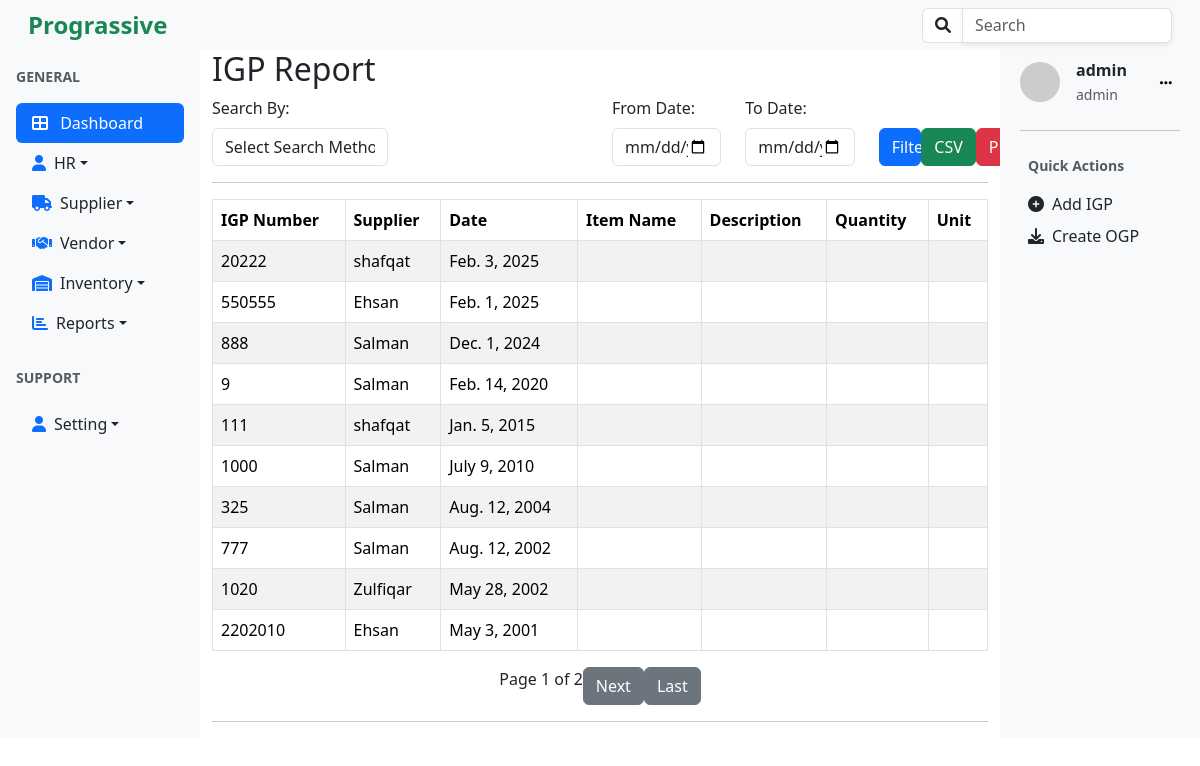
Page /reports/igp/ (signed in) on the earlier database version.
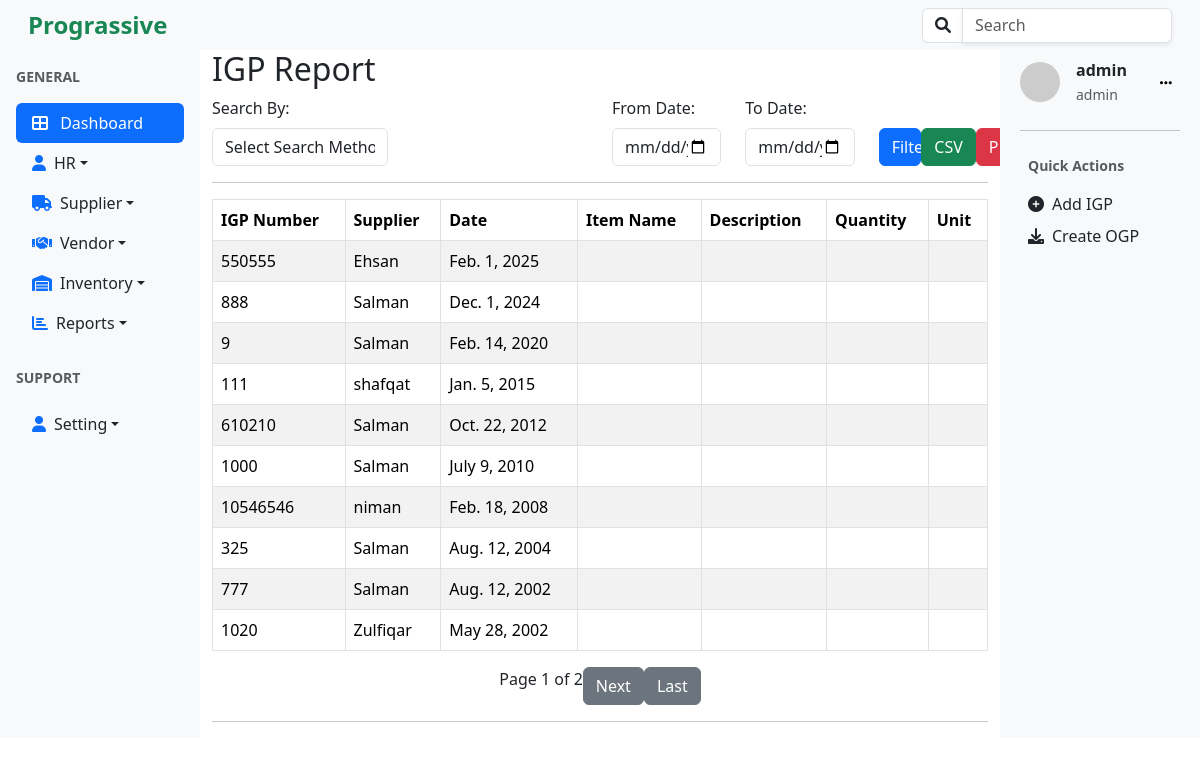
Same page on the later database version.
### igp/models.py (models this page shows, shortened)
class IGP(models.Model):
    igp_number = models.CharField(max_length=20, unique=True)
    messer = models.ForeignKey(Supplier,on_delete=models.CASCADE)
    date = models.DateField(default=timezone.now)
    vehicle_number = models.CharField(max_length=20, blank=True, null=True)
    vehicle_type = models.CharField(max_length=50, blank=True, null=True)
    driver_name = models.CharField(max_length=50, blank=True, null=True)
    driver_contact = models.CharField(max_length=15, blank=True, null=True)
    category=models.ForeignKey(Category, on_delete=models.CASCADE)
    address=models.CharField(max_length=100, null=False, blank=False)
    created_by = models.ForeignKey(User, on_delete=models.CASCADE, null=True, blank=True)
    created_at = models.DateTimeField(auto_now_add=True, null=True, blank=True )
    updated_at = models.DateTimeField(auto_now=True, null=True, blank=True)

### suppliers/models.py (models this page shows)
class Supplier(models.Model):
    name=models.CharField(max_length=20, blank=False, unique=True)
    phone=models.CharField(max_length=15)
    address =models.CharField(max_length=100, blank=True, null=True)
    def __str__(self):
        return self.name

### utils/decorators.py (the view, shortened to what this page needs)
        def _wrapped_view(request, *args, **kwargs):
            return view_func(request, *args, **kwargs)

### accounts/models.py (called while the page is built)
    def __str__(self):
        return self.name

### reports/templates/igp_report.html (shortened to what this page needs)
{% extends 'base.html' %}
{% block content %}
<h2>IGP Report</h2>
<form method="GET" id="filter-form" class="mb-3">
    <div class="row">
        <div class="col-md-3">
            <label for="search_method" class="form-label">Search By:</label>
            <select id="search_method" name="search_method" class="form-control">
                <option value="" {% if not request.GET.search_method %}selected{% endif %}>Select Search Method</option>
            </select>
        </div>
        <div class="col-md-3" id="search-input-container">
        </div>
        <div class="col-md-2">
            <label for="date_from" class="form-label">From Date:</label>
            <input type="date" id="date_from" name="date_from" class="form-control" value="{{ request.GET.date_from }}">
        </div>
        <div class="col-md-2">
            <label for="date_to" class="form-label">To Date:</label>
            <input type="date" id="date_to" name="date_to" class="form-control" value="{{ request.GET.date_to }}">
        </div>
        <div class="col-md-1 d-flex align-items-end">
            <button type="submit" class="btn btn-primary w-100">
                 Filter
            </button>
            <a href="{% url 'igp_report_filter_csv' %}?{{ request.GET.urlencode }}" class="btn btn-success">
                 CSV
            </a>
            <a href="{% url 'igp_report_filter_pdf' %}?{{ request.GET.urlencode }}" class="btn btn-danger">
                 PDF
            </a>
        </div>
    </div>
</form>
<hr>
<table class="table table-striped table-bordered" id="igp-table">
    <thead>
        <tr>
            <th>IGP Number</th>
            <th>Supplier</th>
            <th>Date</th>
            <th>Item Name</th>
            <th>Description</th>
            <th>Quantity</th>
            <th>Unit</th>
        </tr>
    </thead>
    <tbody>
        {% for igp in igps %}
        <tr>
            <td>{{ igp.igp_number }}</td>
            <td>{{ igp.messer }}</td>
            <td>{{ igp.date }}</td>
            <td>{{ igp.item_id }}</td>
            <td>{{ igp.description }}</td>
            <td>{{ igp.quantity }}</td>
            <td>{{ igp.unit }}</td>
        </tr>
        {% empty %}
        <tr>
            <td colspan="7" class="text-center">No records found for the given filter criteria.</td>
        </tr>
        {% endfor %}
    </tbody>
</table>
<div class="pagination justify-content-center">
    <span>Page {{ igps.number }} of {{ igps.paginator.num_pages }}</span>
    {% if igps.has_next %}
        <a class="btn btn-secondary" href="?page={{ igps.next_page_number }}{{ request.GET.urlencode }}">Next</a>
        <a class="btn btn-secondary" href="?page={{ igps.paginator.num_pages }}{{ request.GET.urlencode }}">Last</a>
    {% endif %}
</div>
<hr>
{% endblock %}

Differences in the rows shown:
removed IGP: igp_number "20222", messer "shafqat", date "Feb. 3, 2025"
removed IGP: igp_number "2202010", messer "Ehsan", date "May 3, 2001"
added IGP: igp_number "610210", messer "Salman", date "Oct. 22, 2012"
added IGP: igp_number "10546546", messer "niman", date "Feb. 18, 2008"
